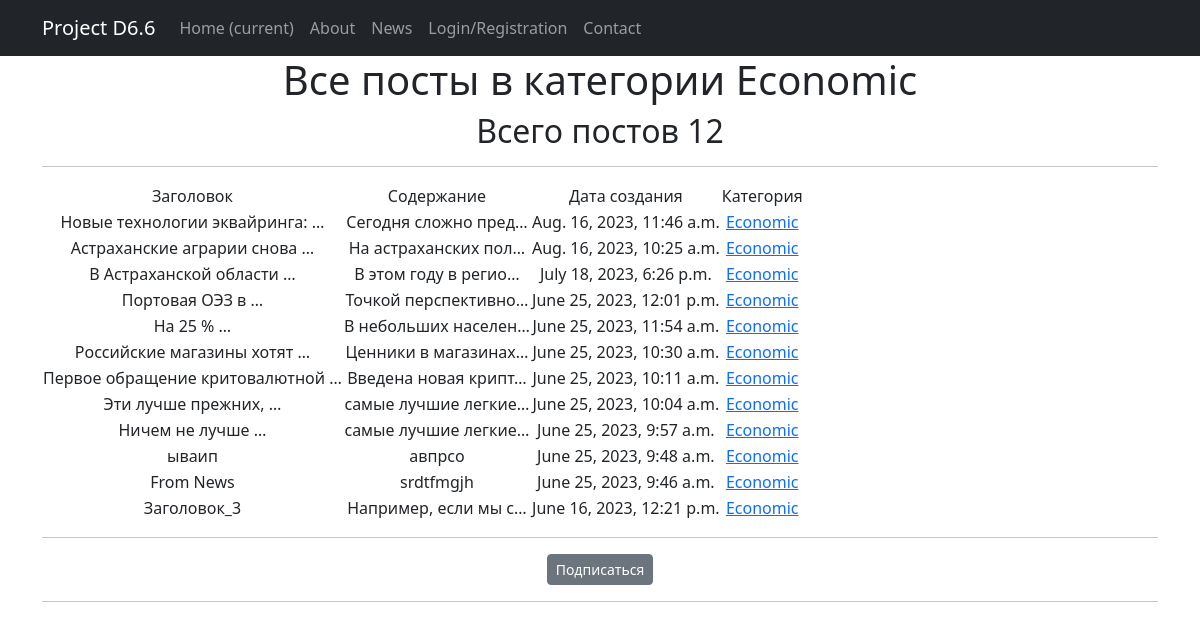
Screenshot of /articles/category/2/ with the database file from the repository.
### news/models.py (models this page shows, shortened)
class Category(models.Model):  # класс Категорий
    objects = None
    name = models.CharField(max_length=128, unique=True)  # максмиальная длина 128 знаков, уникальное поле
    subscribers = models.ManyToManyField(User, blank=True, related_name='categories')
    def __str__(self):
        return self.name.title()

class Post(models.Model):  # класс Post
    news = 'NE'
    article = 'AR'
    CATSELECT = [
        (news, 'Новость'),
        (article, 'Статья')
    ]
    objects = None
    author = models.ForeignKey(Author, on_delete=models.CASCADE)  # связь «один ко многим» с моделью Author
    time_in = models.DateTimeField(auto_now_add=True)  # автоматическое присвоение даты и времени создания
    title = models.CharField(max_length=255)  # длина заголовка
    choice_field = models.CharField(max_length=2, choices=CATSELECT)  # поле выбора категории новость/статья
    content = models.TextField()  # содержание статьи/новости
    rating = models.IntegerField(default=0)  # рейтинг статьи/новости
    category = models.ManyToManyField(Category, through='PostCategory', related_name='PostCategory')  # связь «многие ко многим» с моделью Category (с дополнительной моделью PostCategory)

### news/views.py (the view)
# urls.py: path('category/', CategoryList.as_view(), name='categories'),
class CategoryList(ListView):
   model = Post
   template_name = 'categories.html'
   context_object_name = 'categories'
   def get_queryset(self):
       self.category = get_object_or_404(Category, id=self.kwargs['pk'])
       queryset = Post.objects.filter(category=self.category).order_by('-time_in')
       return queryset
   def get_context_data(self, **kwargs):
       context = super().get_context_data(**kwargs)
       context['is_not_subscriber'] = self.request.user not in self.category.subscribers.all()
       context['category'] = self.category
       return context

### news/templatetags/custom_filters.py (called while the page is built)
@register.filter()
def censor(value, censored_words=BAD_WORDS, symbols=SYMBOLS):
    if isinstance(value, str):
        for i in value.split():
            count = 0
            if not i.isalnum():
                for j in symbols:
                    if j in i:
                        count += 1
            if i[:len(i) - count].lower() in censored_words:
                value = value.replace(i[:len(i) - count], i[0] + '*' * (len(i) - 1 - count))
    else:
        try:
            raise AttributeError
        except AttributeError:
            print("AttributeError")
    return value

### templates/categories.html (shortened to what this page needs)
{% extends 'flatpages/default.html' %}
{% load static %}
{% load custom_filters %}
{% block content %}
<link rel="stylesheet" type='text/css' href="{% static 'css/styles.css' %}">
    <h1>Все посты в категории {{ category }}</h1>
    <h2>Всего постов {{ categories|length }}</h2>
    <hr>
    {% if categories %}
       <table>
           <tr class="table-head">
               <td>Заголовок</td>
               <td>Содержание</td>
               <td>Дата создания</td>
               <td>Категория</td>
           </tr>
           {% for post in categories %}
		   <tr>
               <td>{{ post.title|censor|truncatewords:3 }}</td>
               <td>{{ post.content|censor|truncatechars:20 }}</td>
               <td>{{ post.time_in }}</td>
               <td>{% for category in post.category.all %}
                   <a href="{% url 'categories' category.id%}"> {{ category }}</a>
                   {% endfor %}
                </td>
		   </tr>
		   {% endfor %}
       </table>
       <hr>
        {% if is_not_subscriber %}
            <p class="tex_center"><a href="{% url 'subscribe' category.id %}" class="btn btn-secondary btn-sm">Подписаться</a></p>
        {% endif %}
    {% else %}
        <h2>Сообщений нет!</h2>
    {% endif %}
<hr>
{% endblock content %}

### rows the page displays
Category: name "Economic"
Post: title|censor "Новые технологии эквайринга: …", content|censor "Сегодня сложно пред…", time_in "Aug. 16, 2023, 11:46 a.m."
Post: title|censor "Астраханские аграрии снова …", content|censor "На астраханских пол…", time_in "Aug. 16, 2023, 10:25 a.m."
Post: title|censor "В Астраханской области …", content|censor "В этом году в регио…", time_in "July 18, 2023, 6:26 p.m."
Post: title|censor "Портовая ОЭЗ в …", content|censor "Точкой перспективно…", time_in "June 25, 2023, 12:01 p.m."
Post: title|censor "На 25 % …", content|censor "В небольших населен…", time_in "June 25, 2023, 11:54 a.m."
Post: title|censor "Российские магазины хотят …", content|censor "Ценники в магазинах…", time_in "June 25, 2023, 10:30 a.m."
Post: title|censor "Первое обращение критовалютной …", content|censor "Введена новая крипт…", time_in "June 25, 2023, 10:11 a.m."
Post: title|censor "Эти лучше прежних, …", content|censor "самые лучшие легкие…", time_in "June 25, 2023, 10:04 a.m."
Post: title|censor "Ничем не лучше …", content|censor "самые лучшие легкие…", time_in "June 25, 2023, 9:57 a.m."
Post: title|censor "ываип", content|censor "авпрсо", time_in "June 25, 2023, 9:48 a.m."
Post: title|censor "From News", content|censor "srdtfmgjh", time_in "June 25, 2023, 9:46 a.m."
Post: title|censor "Заголовок_3", content|censor "Например, если мы с…", time_in "June 16, 2023, 12:21 p.m."

### other values shown
{{ categories|length }} "12"
